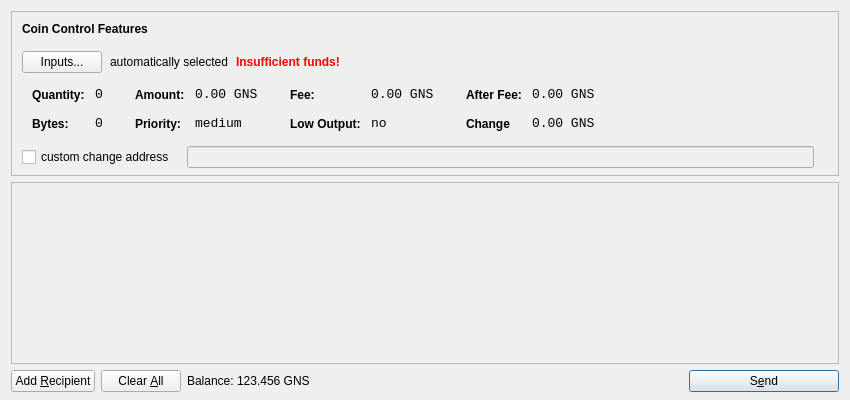
<?xml version="1.0" encoding="UTF-8"?>
<ui version="4.0">
 <class>SendCoinsDialog</class>
 <widget class="QDialog" name="SendCoinsDialog">
  <property name="geometry">
   <rect>
    <x>0</x>
    <y>0</y>
    <width>850</width>
    <height>400</height>
   </rect>
  </property>
  <property name="windowTitle">
   <string>Send Coins</string>
  </property>
  <layout class="QVBoxLayout" name="verticalLayout" stretch="0,1,0">
   <property name="bottomMargin">
    <number>8</number>
   </property>
   <item>
    <widget class="QFrame" name="frameCoinControl">
     <property name="sizePolicy">
      <sizepolicy hsizetype="Expanding" vsizetype="Expanding">
       <horstretch>0</horstretch>
       <verstretch>0</verstretch>
      </sizepolicy>
     </property>
     <property name="maximumSize">
      <size>
       <width>16777215</width>
       <height>16777215</height>
      </size>
     </property>
     <property name="frameShape">
      <enum>QFrame::StyledPanel</enum>
     </property>
     <property name="frameShadow">
      <enum>QFrame::Sunken</enum>
     </property>
     <layout class="QVBoxLayout" name="verticalLayoutCoinControl2">
      <property name="spacing">
       <number>-1</number>
      </property>
      <property name="leftMargin">
       <number>0</number>
      </property>
      <property name="topMargin">
       <number>0</number>
      </property>
      <property name="rightMargin">
       <number>0</number>
      </property>
      <property name="bottomMargin">
       <number>6</number>
      </property>
      <item>
       <layout class="QVBoxLayout" name="verticalLayoutCoinControl" stretch="0,0,0,0,1">
        <property name="spacing">
         <number>0</number>
        </property>
        <property name="leftMargin">
         <number>10</number>
        </property>
        <property name="topMargin">
         <number>10</number>
        </property>
        <item>
         <layout class="QHBoxLayout" name="horizontalLayoutCoinControl1">
          <property name="bottomMargin">
           <number>15</number>
          </property>
          <item>
           <widget class="QLabel" name="labelCoinControlFeatures">
            <property name="sizePolicy">
             <sizepolicy hsizetype="Preferred" vsizetype="Maximum">
              <horstretch>0</horstretch>
              <verstretch>0</verstretch>
             </sizepolicy>
            </property>
            <property name="font">
             <font>
              <weight>75</weight>
              <bold>true</bold>
             </font>
            </property>
            <property name="styleSheet">
             <string notr="true">font-weight:bold;</string>
            </property>
            <property name="text">
             <string>Coin Control Features</string>
            </property>
           </widget>
          </item>
         </layout>
        </item>
        <item>
         <layout class="QHBoxLayout" name="horizontalLayoutCoinControl2" stretch="0,0,0,0">
          <property name="spacing">
           <number>8</number>
          </property>
          <property name="bottomMargin">
           <number>10</number>
          </property>
          <item>
           <widget class="QPushButton" name="pushButtonCoinControl">
            <property name="styleSheet">
             <string notr="true"/>
            </property>
            <property name="text">
             <string>Inputs...</string>
            </property>
           </widget>
          </item>
          <item>
           <widget class="QLabel" name="labelCoinControlAutomaticallySelected">
            <property name="text">
             <string>automatically selected</string>
            </property>
            <property name="margin">
             <number>5</number>
            </property>
           </widget>
          </item>
          <item>
           <widget class="QLabel" name="labelCoinControlInsuffFunds">
            <property name="font">
             <font>
              <weight>75</weight>
              <bold>true</bold>
             </font>
            </property>
            <property name="styleSheet">
             <string notr="true">color:red;font-weight:bold;</string>
            </property>
            <property name="text">
             <string>Insufficient funds!</string>
            </property>
            <property name="margin">
             <number>5</number>
            </property>
           </widget>
          </item>
          <item>
           <spacer name="horizontalSpacerCoinControl">
            <property name="orientation">
             <enum>Qt::Horizontal</enum>
            </property>
            <property name="sizeHint" stdset="0">
             <size>
              <width>40</width>
              <height>1</height>
             </size>
            </property>
           </spacer>
          </item>
         </layout>
        </item>
        <item>
         <widget class="QWidget" name="widgetCoinControl" native="true">
          <property name="sizePolicy">
           <sizepolicy hsizetype="Preferred" vsizetype="Preferred">
            <horstretch>0</horstretch>
            <verstretch>0</verstretch>
           </sizepolicy>
          </property>
          <property name="minimumSize">
           <size>
            <width>0</width>
            <height>0</height>
           </size>
          </property>
          <property name="styleSheet">
           <string notr="true"/>
          </property>
          <layout class="QHBoxLayout" name="horizontalLayoutCoinControl5">
           <property name="margin">
            <number>0</number>
           </property>
           <item>
            <layout class="QHBoxLayout" name="horizontalLayoutCoinControl3" stretch="0,0,0,1">
             <property name="spacing">
              <number>20</number>
             </property>
             <property name="topMargin">
              <number>0</number>
             </property>
             <property name="bottomMargin">
              <number>10</number>
             </property>
             <item>
              <layout class="QFormLayout" name="formLayoutCoinControl1">
               <property name="horizontalSpacing">
                <number>10</number>
               </property>
               <property name="verticalSpacing">
                <number>14</number>
               </property>
               <property name="leftMargin">
                <number>10</number>
               </property>
               <property name="topMargin">
                <number>4</number>
               </property>
               <property name="rightMargin">
                <number>6</number>
               </property>
               <item row="0" column="0">
                <widget class="QLabel" name="labelCoinControlQuantityText">
                 <property name="styleSheet">
                  <string notr="true">font-weight:bold;</string>
                 </property>
                 <property name="text">
                  <string>Quantity:</string>
                 </property>
                 <property name="margin">
                  <number>0</number>
                 </property>
                </widget>
               </item>
               <item row="0" column="1">
                <widget class="QLabel" name="labelCoinControlQuantity">
                 <property name="font">
                  <font>
                   <family>Monospace</family>
                   <pointsize>10</pointsize>
                  </font>
                 </property>
                 <property name="cursor">
                  <cursorShape>IBeamCursor</cursorShape>
                 </property>
                 <property name="contextMenuPolicy">
                  <enum>Qt::ActionsContextMenu</enum>
                 </property>
                 <property name="text">
                  <string>0</string>
                 </property>
                 <property name="margin">
                  <number>0</number>
                 </property>
                 <property name="textInteractionFlags">
                  <set>Qt::LinksAccessibleByMouse|Qt::TextSelectableByKeyboard|Qt::TextSelectableByMouse</set>
                 </property>
                </widget>
               </item>
               <item row="1" column="0">
                <widget class="QLabel" name="labelCoinControlBytesText">
                 <property name="styleSheet">
                  <string notr="true">font-weight:bold;</string>
                 </property>
                 <property name="text">
                  <string>Bytes:</string>
                 </property>
                </widget>
               </item>
               <item row="1" column="1">
                <widget class="QLabel" name="labelCoinControlBytes">
                 <property name="font">
                  <font>
                   <family>Monospace</family>
                   <pointsize>10</pointsize>
                  </font>
                 </property>
                 <property name="cursor">
                  <cursorShape>IBeamCursor</cursorShape>
                 </property>
                 <property name="contextMenuPolicy">
                  <enum>Qt::ActionsContextMenu</enum>
                 </property>
                 <property name="text">
                  <string>0</string>
                 </property>
                 <property name="textInteractionFlags">
                  <set>Qt::LinksAccessibleByMouse|Qt::TextSelectableByKeyboard|Qt::TextSelectableByMouse</set>
                 </property>
                </widget>
               </item>
              </layout>
             </item>
             <item>
              <layout class="QFormLayout" name="formLayoutCoinControl2">
               <property name="horizontalSpacing">
                <number>10</number>
               </property>
               <property name="verticalSpacing">
                <number>14</number>
               </property>
               <property name="leftMargin">
                <number>6</number>
               </property>
               <property name="topMargin">
                <number>4</number>
               </property>
               <property name="rightMargin">
                <number>6</number>
               </property>
               <item row="0" column="0">
                <widget class="QLabel" name="labelCoinControlAmountText">
                 <property name="styleSheet">
                  <string notr="true">font-weight:bold;</string>
                 </property>
                 <property name="text">
                  <string>Amount:</string>
                 </property>
                 <property name="margin">
                  <number>0</number>
                 </property>
                </widget>
               </item>
               <item row="0" column="1">
                <widget class="QLabel" name="labelCoinControlAmount">
                 <property name="font">
                  <font>
                   <family>Monospace</family>
                   <pointsize>10</pointsize>
                  </font>
                 </property>
                 <property name="cursor">
                  <cursorShape>IBeamCursor</cursorShape>
                 </property>
                 <property name="contextMenuPolicy">
                  <enum>Qt::ActionsContextMenu</enum>
                 </property>
                 <property name="text">
                  <string>0.00 GNS</string>
                 </property>
                 <property name="textInteractionFlags">
                  <set>Qt::LinksAccessibleByMouse|Qt::TextSelectableByKeyboard|Qt::TextSelectableByMouse</set>
                 </property>
                </widget>
               </item>
               <item row="1" column="0">
                <widget class="QLabel" name="labelCoinControlPriorityText">
                 <property name="styleSheet">
                  <string notr="true">font-weight:bold;</string>
                 </property>
                 <property name="text">
                  <string>Priority:</string>
                 </property>
                </widget>
               </item>
               <item row="1" column="1">
                <widget class="QLabel" name="labelCoinControlPriority">
                 <property name="font">
                  <font>
                   <family>Monospace</family>
                   <pointsize>10</pointsize>
                  </font>
                 </property>
                 <property name="cursor">
                  <cursorShape>IBeamCursor</cursorShape>
                 </property>
                 <property name="contextMenuPolicy">
                  <enum>Qt::ActionsContextMenu</enum>
                 </property>
                 <property name="text">
                  <string>medium</string>
                 </property>
                 <property name="textInteractionFlags">
                  <set>Qt::LinksAccessibleByMouse|Qt::TextSelectableByKeyboard|Qt::TextSelectableByMouse</set>
                 </property>
                </widget>
               </item>
              </layout>
             </item>
             <item>
              <layout class="QFormLayout" name="formLayoutCoinControl3">
               <property name="horizontalSpacing">
                <number>10</number>
               </property>
               <property name="verticalSpacing">
                <number>14</number>
               </property>
               <property name="leftMargin">
                <number>6</number>
               </property>
               <property name="topMargin">
                <number>4</number>
               </property>
               <property name="rightMargin">
                <number>6</number>
               </property>
               <item row="0" column="0">
                <widget class="QLabel" name="labelCoinControlFeeText">
                 <property name="styleSheet">
                  <string notr="true">font-weight:bold;</string>
                 </property>
                 <property name="text">
                  <string>Fee:</string>
                 </property>
                 <property name="margin">
                  <number>0</number>
                 </property>
                </widget>
               </item>
               <item row="0" column="1">
                <widget class="QLabel" name="labelCoinControlFee">
                 <property name="font">
                  <font>
                   <family>Monospace</family>
                   <pointsize>10</pointsize>
                  </font>
                 </property>
                 <property name="cursor">
                  <cursorShape>IBeamCursor</cursorShape>
                 </property>
                 <property name="contextMenuPolicy">
                  <enum>Qt::ActionsContextMenu</enum>
                 </property>
                 <property name="text">
                  <string>0.00 GNS</string>
                 </property>
                 <property name="textInteractionFlags">
                  <set>Qt::LinksAccessibleByMouse|Qt::TextSelectableByKeyboard|Qt::TextSelectableByMouse</set>
                 </property>
                </widget>
               </item>
               <item row="1" column="0">
                <widget class="QLabel" name="labelCoinControlLowOutputText">
                 <property name="styleSheet">
                  <string notr="true">font-weight:bold;</string>
                 </property>
                 <property name="text">
                  <string>Low Output:</string>
                 </property>
                </widget>
               </item>
               <item row="1" column="1">
                <widget class="QLabel" name="labelCoinControlLowOutput">
                 <property name="font">
                  <font>
                   <family>Monospace</family>
                   <pointsize>10</pointsize>
                  </font>
                 </property>
                 <property name="cursor">
                  <cursorShape>IBeamCursor</cursorShape>
                 </property>
                 <property name="contextMenuPolicy">
                  <enum>Qt::ActionsContextMenu</enum>
                 </property>
                 <property name="text">
                  <string>no</string>
                 </property>
                 <property name="textInteractionFlags">
                  <set>Qt::LinksAccessibleByMouse|Qt::TextSelectableByKeyboard|Qt::TextSelectableByMouse</set>
                 </property>
                </widget>
               </item>
              </layout>
             </item>
             <item>
              <layout class="QFormLayout" name="formLayoutCoinControl4">
               <property name="horizontalSpacing">
                <number>10</number>
               </property>
               <property name="verticalSpacing">
                <number>14</number>
               </property>
               <property name="leftMargin">
                <number>6</number>
               </property>
               <property name="topMargin">
                <number>4</number>
               </property>
               <property name="rightMargin">
                <number>6</number>
               </property>
               <item row="0" column="0">
                <widget class="QLabel" name="labelCoinControlAfterFeeText">
                 <property name="styleSheet">
                  <string notr="true">font-weight:bold;</string>
                 </property>
                 <property name="text">
                  <string>After Fee:</string>
                 </property>
                 <property name="margin">
                  <number>0</number>
                 </property>
                </widget>
               </item>
               <item row="0" column="1">
                <widget class="QLabel" name="labelCoinControlAfterFee">
                 <property name="font">
                  <font>
                   <family>Monospace</family>
                   <pointsize>10</pointsize>
                  </font>
                 </property>
                 <property name="cursor">
                  <cursorShape>IBeamCursor</cursorShape>
                 </property>
                 <property name="contextMenuPolicy">
                  <enum>Qt::ActionsContextMenu</enum>
                 </property>
                 <property name="text">
                  <string>0.00 GNS</string>
                 </property>
                 <property name="textInteractionFlags">
                  <set>Qt::LinksAccessibleByMouse|Qt::TextSelectableByKeyboard|Qt::TextSelectableByMouse</set>
                 </property>
                </widget>
               </item>
               <item row="1" column="0">
                <widget class="QLabel" name="labelCoinControlChangeText">
                 <property name="styleSheet">
                  <string notr="true">font-weight:bold;</string>
                 </property>
                 <property name="text">
                  <string>Change</string>
                 </property>
                </widget>
               </item>
               <item row="1" column="1">
                <widget class="QLabel" name="labelCoinControlChange">
                 <property name="font">
                  <font>
                   <family>Monospace</family>
                   <pointsize>10</pointsize>
                  </font>
                 </property>
                 <property name="cursor">
                  <cursorShape>IBeamCursor</cursorShape>
                 </property>
                 <property name="contextMenuPolicy">
                  <enum>Qt::ActionsContextMenu</enum>
                 </property>
                 <property name="text">
                  <string>0.00 GNS</string>
                 </property>
                 <property name="textInteractionFlags">
                  <set>Qt::LinksAccessibleByMouse|Qt::TextSelectableByKeyboard|Qt::TextSelectableByMouse</set>
                 </property>
                </widget>
               </item>
              </layout>
             </item>
            </layout>
           </item>
          </layout>
         </widget>
        </item>
        <item>
         <layout class="QHBoxLayout" name="horizontalLayoutCoinControl4" stretch="0,0,0">
          <property name="spacing">
           <number>12</number>
          </property>
          <property name="sizeConstraint">
           <enum>QLayout::SetDefaultConstraint</enum>
          </property>
          <property name="topMargin">
           <number>5</number>
          </property>
          <property name="rightMargin">
           <number>5</number>
          </property>
          <item>
           <widget class="QCheckBox" name="checkBoxCoinControlChange">
            <property name="text">
             <string>custom change address</string>
            </property>
           </widget>
          </item>
          <item>
           <widget class="QLineEdit" name="lineEditCoinControlChange">
            <property name="enabled">
             <bool>false</bool>
            </property>
            <property name="sizePolicy">
             <sizepolicy hsizetype="Expanding" vsizetype="Fixed">
              <horstretch>0</horstretch>
              <verstretch>0</verstretch>
             </sizepolicy>
            </property>
           </widget>
          </item>
          <item>
           <widget class="QLabel" name="labelCoinControlChangeLabel">
            <property name="sizePolicy">
             <sizepolicy hsizetype="Preferred" vsizetype="Expanding">
              <horstretch>0</horstretch>
              <verstretch>0</verstretch>
             </sizepolicy>
            </property>
            <property name="minimumSize">
             <size>
              <width>0</width>
              <height>0</height>
             </size>
            </property>
            <property name="text">
             <string/>
            </property>
            <property name="margin">
             <number>3</number>
            </property>
           </widget>
          </item>
         </layout>
        </item>
        <item>
         <spacer name="verticalSpacerCoinControl">
          <property name="orientation">
           <enum>Qt::Vertical</enum>
          </property>
          <property name="sizeHint" stdset="0">
           <size>
            <width>800</width>
            <height>1</height>
           </size>
          </property>
         </spacer>
        </item>
       </layout>
      </item>
     </layout>
    </widget>
   </item>
   <item>
    <widget class="QScrollArea" name="scrollArea">
     <property name="widgetResizable">
      <bool>true</bool>
     </property>
     <widget class="QWidget" name="scrollAreaWidgetContents">
      <property name="geometry">
       <rect>
        <x>0</x>
        <y>0</y>
        <width>830</width>
        <height>165</height>
       </rect>
      </property>
      <layout class="QVBoxLayout" name="verticalLayout_2">
       <property name="margin">
        <number>0</number>
       </property>
       <item>
        <layout class="QVBoxLayout" name="entries">
         <property name="spacing">
          <number>6</number>
         </property>
        </layout>
       </item>
       <item>
        <spacer name="verticalSpacer">
         <property name="orientation">
          <enum>Qt::Vertical</enum>
         </property>
         <property name="sizeHint" stdset="0">
          <size>
           <width>20</width>
           <height>40</height>
          </size>
         </property>
        </spacer>
       </item>
      </layout>
     </widget>
    </widget>
   </item>
   <item>
    <layout class="QHBoxLayout" name="horizontalLayout">
     <item>
      <widget class="QPushButton" name="addButton">
       <property name="toolTip">
        <string>Send to multiple recipients at once</string>
       </property>
       <property name="text">
        <string>Add &amp;Recipient</string>
       </property>
       <property name="icon">
        <iconset resource="../bitcoin.qrc">
         <normaloff>:/icons/add</normaloff>:/icons/add</iconset>
       </property>
       <property name="autoDefault">
        <bool>false</bool>
       </property>
      </widget>
     </item>
     <item>
      <widget class="QPushButton" name="clearButton">
       <property name="sizePolicy">
        <sizepolicy hsizetype="Minimum" vsizetype="Fixed">
         <horstretch>0</horstretch>
         <verstretch>0</verstretch>
        </sizepolicy>
       </property>
       <property name="toolTip">
        <string>Remove all transaction fields</string>
       </property>
       <property name="text">
        <string>Clear &amp;All</string>
       </property>
       <property name="icon">
        <iconset resource="../bitcoin.qrc">
         <normaloff>:/icons/remove</normaloff>:/icons/remove</iconset>
       </property>
       <property name="autoRepeatDelay">
        <number>300</number>
       </property>
       <property name="autoDefault">
        <bool>false</bool>
       </property>
      </widget>
     </item>
     <item>
      <layout class="QHBoxLayout" name="horizontalLayout_2">
       <property name="spacing">
        <number>3</number>
       </property>
       <item>
        <widget class="QLabel" name="label">
         <property name="sizePolicy">
          <sizepolicy hsizetype="Preferred" vsizetype="Fixed">
           <horstretch>0</horstretch>
           <verstretch>0</verstretch>
          </sizepolicy>
         </property>
         <property name="text">
          <string>Balance:</string>
         </property>
        </widget>
       </item>
       <item>
        <widget class="QLabel" name="labelBalance">
         <property name="sizePolicy">
          <sizepolicy hsizetype="Preferred" vsizetype="Fixed">
           <horstretch>0</horstretch>
           <verstretch>0</verstretch>
          </sizepolicy>
         </property>
         <property name="cursor">
          <cursorShape>IBeamCursor</cursorShape>
         </property>
         <property name="text">
          <string>123.456 GNS</string>
         </property>
         <property name="textInteractionFlags">
          <set>Qt::LinksAccessibleByMouse|Qt::TextSelectableByKeyboard|Qt::TextSelectableByMouse</set>
         </property>
        </widget>
       </item>
      </layout>
     </item>
     <item>
      <spacer name="horizontalSpacer">
       <property name="orientation">
        <enum>Qt::Horizontal</enum>
       </property>
       <property name="sizeHint" stdset="0">
        <size>
         <width>40</width>
         <height>20</height>
        </size>
       </property>
      </spacer>
     </item>
     <item>
      <widget class="QPushButton" name="sendButton">
       <property name="minimumSize">
        <size>
         <width>150</width>
         <height>0</height>
        </size>
       </property>
       <property name="toolTip">
        <string>Confirm the send action</string>
       </property>
       <property name="text">
        <string>S&amp;end</string>
       </property>
       <property name="icon">
        <iconset resource="../bitcoin.qrc">
         <normaloff>:/icons/send</normaloff>:/icons/send</iconset>
       </property>
       <property name="default">
        <bool>true</bool>
       </property>
      </widget>
     </item>
    </layout>
   </item>
  </layout>
 </widget>
 <resources>
  <include location="../bitcoin.qrc"/>
 </resources>
 <connections/>
</ui>
